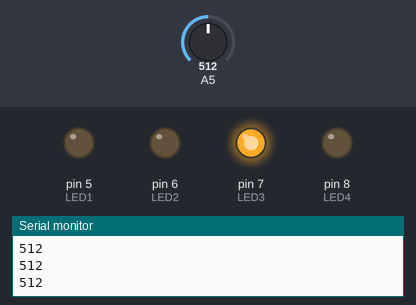
Bench run of a sketch on a simulated Arduino Uno, built with avr-gcc and run on an emulated ATmega328P. On the bench: output pins drawn as LEDs (lit = HIGH), the last lines printed to the serial monitor. The inputs (shaded band) are chosen by the test bench; at power-on: A5 = 512.

Above: at 1.2 s.
1.3 s: A5 set to 497
At 1.7 s:
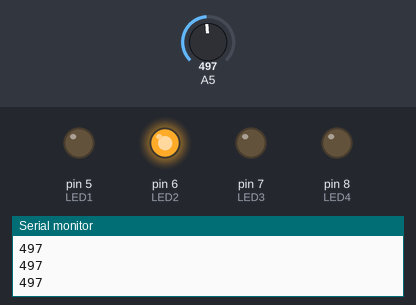
2.8 s: A5 set to 522
At 3.6 s:
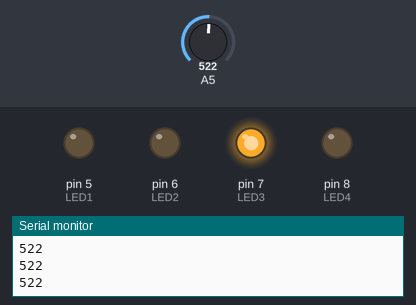
4.3 s: A5 set to 759
5.8 s: A5 set to 775
At 7.0 s:
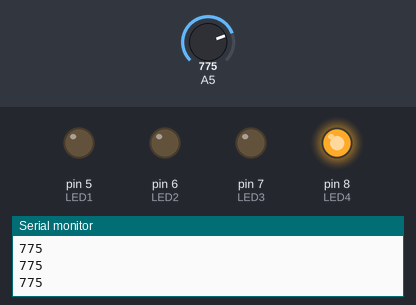
7.3 s: A5 set to 758
At 8.5 s:
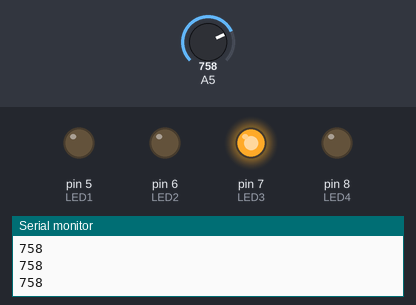
8.8 s: A5 set to 511
At 9.3 s:
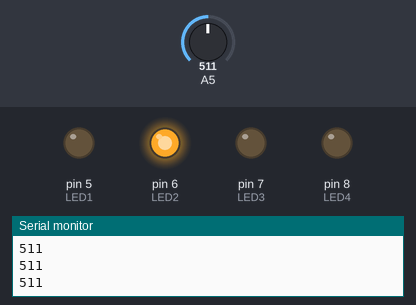
Timing chart, 0 to 11.3 s (numbered marks = the images above; inputs shaded):
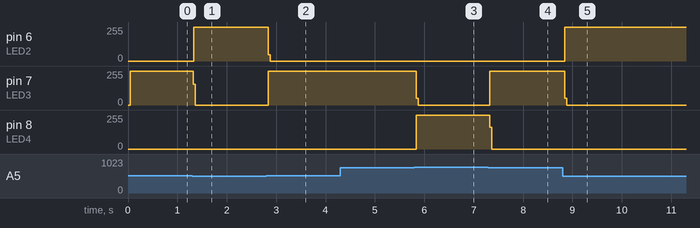

Measured:
- the behaviour switches between 512 and 511 on A5 (found by bisection; images 0 and 1)
- the behaviour switches between 767 and 768 on A5 (found by bisection; images 2 and 3)
- after the input at 1.3 s, pin 6 (LED2): 0/255 → 255/255 at once; pin 7 (LED3): 255/255 → 0/255 at once
- after the input at 2.8 s, pin 6 (LED2): 255/255 → 0/255 at once; pin 7 (LED3): 0/255 → 255/255 at once
- after the input at 5.8 s, pin 7 (LED3): 255/255 → 0/255 at once; pin 8 (LED4): 0/255 → 255/255 at once
- after the input at 7.3 s, pin 7 (LED3): 0/255 → 255/255 at once; pin 8 (LED4): 255/255 → 0/255 at once
- after the input at 8.8 s, pin 6 (LED2): 0/255 → 254/255 at once; pin 7 (LED3): 255/255 → 0/255 at once

The sketch:

PotLights.ino
```cpp
#define LED1 5
#define LED2 6
#define LED3 7
#define LED4 8
#define pot A5
void setup() {
  // put your setup code here, to run once:
  Serial.begin(9600);
  pinMode(LED1 , OUTPUT);
  pinMode(LED2 , OUTPUT);
  pinMode(LED3 , OUTPUT);
  pinMode(LED4 , OUTPUT);
}

void loop() {
  int potVal;
  potVal = analogRead(A5);
  Serial.println(potVal);
  for(int thisPin = 5; thisPin <=8; thisPin++)
  {
    digitalWrite(thisPin, LOW);
  }

  if (potVal < 256 && potVal >= 0)
  {
    digitalWrite(LED1, HIGH);
  }
  else if (potVal < 512 && potVal >= 256)
  {
    digitalWrite(LED2, HIGH);
  }
  else if (potVal < 768 && potVal >= 512)
  {
    digitalWrite(LED3, HIGH);
  }
  else if (potVal < 1024 && potVal >= 768)
  {
    digitalWrite(LED4, HIGH);
  }
}
```
